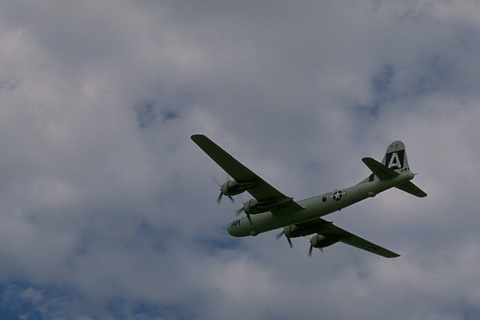
%> input picture datasets/cbsd68t/0000.png, 480 x 320 px; its folder holds only this picture in this run
$ octave main_color.m   (GNU Octave 9; MATLAB toolbox functions it lacks are replaced by stand-ins)
%> lines starting %> are read from the running program, lines starting %| are printed output that depends on the picture
%% %%%%%%%%%%%%%%%%%%%%%%%%%%%%%%%%%%%%%%%%%%%%%%%%%%%%%%%%%%%%%%%%%%%%%%%%
%
%                 Main Function: Real-World Dataset Application (Experiment 4 - Image Inpainting)
%                               [Batch Processing & Mean Analysis Version - Color Image Support]
%
%   Description:
%         This script performs image inpainting experiments on all color images in the cbsd68 dataset.
%         It iterates through each image in the folder, applies an artificial mask, and then
%         runs a series of federated and centralized matrix completion algorithms on each color channel (R, G, B) separately for recovery.
%         Finally, the script calculates the average performance metrics
%         (PSNR, SSIM, etc.) for each algorithm across the entire dataset, displays them in a table, and saves the restored
%         color images.
%
%   Supported Modes:
%         1. 'run_and_analyze': Run a new experiment and analyze its results.
%         2. 'analyze_only':     Only load and analyze past results from a specified folder.
%
%%%%%%%%%%%%%%%%%%%%%%%%%%%%%%%%%%%%%%%%%%%%%%%%%%%%%%%%%%%%%%%%%%%%%%%%%%%
%% 1. Environment Initialization
clc;
clear;
close all;
fprintf('============================================================\n');
fprintf('    Experiment 4: Real-World Dataset Application (Image Inpainting) - Batch Processing & Color Version\n');
fprintf('============================================================\n\n');

% Set the random seed to ensure reproducibility (especially for mask generation)
rng(2025, 'twister');

%% 2. Path Management
codeFolderPath0 = fileparts(fileparts(mfilename('fullpath')));
codeFolderPath = fullfile(codeFolderPath0,'code');

fprintf('Code root directory located: %s\n', codeFolderPath);
utils_path = fullfile(codeFolderPath, 'utils');
addpath(genpath(utils_path));
fprintf('[Path Management] Utility functions path added: %s\n\n', utils_path);

%% 3. Experiment Parameter Configuration
% -------------------- Execution Mode Control --------------------
ANALYSIS_MODE = 'run_and_analyze';
% In 'analyze_only' mode, specify the target results folder
% Example: TARGET_RESULTS_DIR = 'results/Experiment4_ImageInpainting/20250807_103000';
TARGET_RESULTS_DIR = '';

for ms_rate = [ 0.3 0.5 0.7]

% -------------------- Dataset and Mask Type Configuration --------------------
% Assuming the 'datasets' folder is at the same level as the 'code' folder
params.dataset_path = fullfile(codeFolderPath, '..', 'datasets', 'cbsd68t'); % Dataset path now points to cbsd68
params.mask_type = 'random';       % Options: 'text' or 'random'
params.missing_rate = ms_rate;         % Effective only when mask_type = 'random', e.g., [0.1, 0.2, ..., 0.9]
params.text_to_mask = 'CONFIDENTIAL'; % Effective only when mask_type = 'text'

% -------------------- General Algorithm Parameters --------------------
params.maxiter = 350;      % Number of iterations (can be adjusted as needed)
params.tol = 1e-4;         % Tolerance
params.r = 50;             % Estimated image rank (this is a key hyperparameter)

% -------------------- Federated Learning Parameters --------------------
params.p = 40;             % Number of federated clients

% -------------------- Randomized SVD Related Parameters --------------------
params.r_est = params.r + 10; % Estimated rank for Randomized SVD
params.p_over = 10;        % Oversampling parameter
params.q = 1;              % Number of power iterations (for images, q=1 or 2 is usually sufficient)

% -------------------- [New] FedWNNM_MC Specific Parameter Lookup Table --------------------
% Based on the relationship between missing rate and optimal C_scaler value
fedwnnm_param_table = containers.Map(...
    [0.1, 0.2, 0.3, 0.4, 0.5, 0.6, 0.7, 0.8, 0.9], ... % Keys: missing_rate
    [4.0047, 4.0012, 4.0010, 11.1182, 27.4829, 45.8091, 49.9929, 49.9944, 49.9995] ... % Values: C_scaler
);
% Add this lookup table to the params struct for easy passing and calling within the loop
params.fedwnnm_param_table = fedwnnm_param_table;
fprintf('[Parameter Config] Optimal C parameter lookup table for FedWNNM_MC loaded.\n\n');


%% 4. Algorithm Execution Switches (1: Run, 0: Skip)
run_flags.FedSVT_MC      = 0;
run_flags.FedWNNM_MC     = 1;
run_flags.factGDNew      = 0; % Federated AltGD
run_flags.altGDMin_T     = 1; % Federated AltGD
run_flags.altMinPrvt_T   = 1; % Federated AltMin
run_flags.AltGD          = 1;
run_flags.altGDMinCntrl_T= 1;
run_flags.altMinCntrl_T  = 1;

% --- Centralized Baseline Algorithms ---
run_flags.SVT            = 0;
run_flags.WNNM_MC        = 1;

%% 5, 6, 7: Experiment Execution (Only in 'run_and_analyze' mode)
if strcmpi(ANALYSIS_MODE, 'run_and_analyze')

    % --- 5. Create Directory for Storing Results ---
    timestamp = datestr(now, 'yyyymmdd_HHMMSS');
    results_dir = fullfile('G:\FR_wnnm\results', 'Experiment4_ImageInpainting_Batch_Color', sprintf('missing_rate_%.1f', params.missing_rate), timestamp);
    if ~exist(results_dir, 'dir')
        mkdir(results_dir);
    end
    fprintf('All new results will be saved in: %s\n\n', results_dir);

    % --- 6. Get All Image Files from the Dataset ---
    image_files = dir(fullfile(params.dataset_path, '*.png'));
    if isempty(image_files)
        error('No .png image files found in the path: %s', params.dataset_path);
    end
    num_images = length(image_files);
    fprintf('%d images found in the dataset for processing.\n\n', num_images);

    % --- 7. Initialize Struct to Store All Run Results ---
    algorithms_to_run = fieldnames(run_flags);
    all_run_results = struct();

    disp('Algorithms to be executed:');
    for i = 1:length(algorithms_to_run)
        algo_name = algorithms_to_run{i};
        if run_flags.(algo_name)
            disp(['- ', algo_name]);
            % Initialize an empty cell array for each algorithm to be run, to store the results of each image
            all_run_results.(algo_name) = {};
        end
    end
    fprintf('\n');

    % Define algorithm execution order and folder mapping
    algorithm_map = containers.Map(...
        {'factGDNew', 'AltGD', 'altGDMinCntrl_T', 'altGDMin_T', 'altMinCntrl_T', 'altMinParfor_T', 'altMinPrvt_T', 'FedSVT_MC', 'FedWNNM_MC', 'SVT', 'WNNM_MC'}, ...
        {'AltGD',     'AltGD', 'AltGD',          'AltGD',      'AltGD',        'AltGD',          'AltGD',        'Fed_SVT',   'Fed_WNNM',   'SVT', 'WNNM'} ...
    );
    algorithm_execution_order = keys(algorithm_map);

    % --- Start Loop to Process Each Image ---
    for img_idx = 1:num_images
        current_image_info = image_files(img_idx);
        fprintf('============================================================\n');
        fprintf('>>> Processing image: %d / %d  (%s)\n', img_idx, num_images, current_image_info.name);
        fprintf('============================================================\n');

        % [Color Mod] Load image, do not convert to grayscale
        image_full_path = fullfile(params.dataset_path, current_image_info.name);
        L_true_rgb_uint8 = imread(image_full_path);
%> L_true_rgb_uint8 is the input picture: size 320x480x3 uint8; mean R, G, B 113.9, 118.4, 129.2

        % Ensure the image is a 3-channel color image, otherwise skip
        if size(L_true_rgb_uint8, 3) ~= 3
            fprintf('   >>> Warning: Image %s is not a 3-channel color image, skipping.\n', current_image_info.name);
            continue;
        end
        L_true_rgb = im2double(L_true_rgb_uint8);

        [m, n, ~] = size(L_true_rgb);
%> m = 320; n = 480
        current_params = params; % Create a copy of the parameters
        current_params.m = m;
%> current_params.m = 320
        current_params.n = n;
%> current_params.n = 480

        % Generate a mask for the current image (this mask will be applied to all three channels)
        mask = ones(m, n);
        if strcmpi(params.mask_type, 'text')
            % (Code for generating text mask for color images is omitted here, logic is similar to grayscale but needs to handle three channels)
            % For simplicity, only the random mask is kept here
            error('Text mask is not currently supported in color image mode. Please select "random" type.');
        elseif strcmpi(params.mask_type, 'random')
            num_missing = round(m * n * params.missing_rate);
%> num_missing = 46080
            omega_missing = randperm(m * n, num_missing);
            mask(omega_missing) = 0;
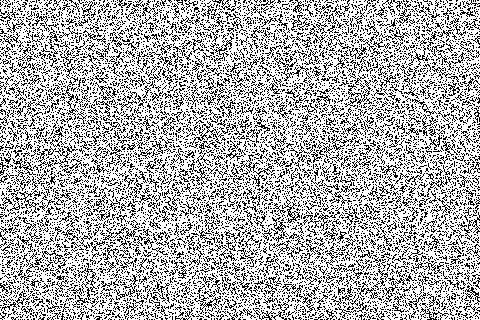
%> mask: size 320x480 double; values 0 (black) and 1 (white), 70% white; black in thin lines or dots
        end

        % [Color Mod] Apply the mask to each channel of the color image
        data_rgb = L_true_rgb .* repmat(mask, [1, 1, 3]);
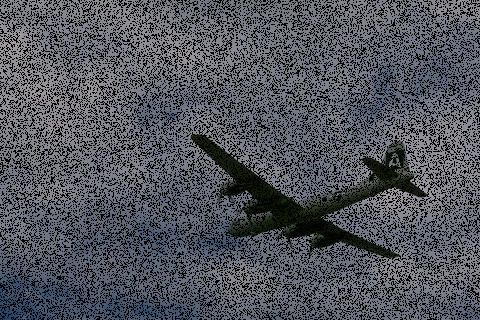
%> data_rgb: size 320x480x3 double; mean R, G, B 0.313, 0.325, 0.355
        current_params.p_obs = mean(mask(:));
%> current_params.p_obs = 0.7
%> the run ends on the next line

        % --- Run All Selected Algorithms ---
        for algo_idx = 1:length(algorithm_execution_order)
            algo_name = algorithm_execution_order{algo_idx};
            if isfield(run_flags, algo_name) && run_flags.(algo_name)

                % Dynamic path management
                folder_name = algorithm_map(algo_name);
                algo_path = fullfile(codeFolderPath, folder_name);
                addpath(genpath(algo_path));

                fprintf('--- [%s] Running... ---\n', algo_name);

                % [Color Mod] Initialize variables to store the three recovered channels and total time
                L_est_rgb = zeros(m, n, 3);
                total_time_for_algo = 0;

                % [Color Mod] Process the R, G, B channels separately
                for channel = 1:3
                    fprintf('    > Processing channel: %d\n', channel);

                    % Extract data for the current channel
                    L_true_channel = L_true_rgb(:, :, channel);
                    data_channel = data_rgb(:, :, channel);

                    % Get the true singular values/vectors of the current channel for evaluation (Note: This is only for internal evaluation in some algorithms; final evaluation is based on PSNR/SSIM)
                    [U_true_orth, S_true_diag, ~] = svd(L_true_channel, 'econ');
                    U_true = U_true_orth(:, 1:params.r);
                    S_true = diag(S_true_diag); S_true = S_true(1:params.r);

                    % Configure specific parameters for different algorithms
                    parameters = current_params;
                    parameters.L_true = L_true_channel;
                    parameters.U_true = U_true;
                    parameters.S_true = S_true;

                    % (The switch-case block for parameter settings, identical to the original code, is omitted here)
                    switch algo_name
                        % ... (The switch-case block for parameter settings, identical to the original code, is omitted here)
                        case 'factGDNew',       parameters.step_const = 0.75; parameters.Tsvd = 15; parameters.maxiter = params.maxiter;
                        case 'AltGD',           parameters.rank = params.r; parameters.step_const = 0.75; parameters.maxiter = params.maxiter;
                        case 'altGDMinCntrl_T', parameters.r = params.r; parameters.eta_c = 1.0; parameters.p_obs = current_params.p_obs; parameters.maxiter = params.maxiter;
                        case 'altGDMin_T',      parameters.r = params.r; parameters.eta_c = 1.0; parameters.Tsvd = 15; parameters.maxiter = params.maxiter;
                        case 'altMinCntrl_T',   parameters.T = params.maxiter; parameters.Tsvd = 15;
                        case 'altMinParfor_T',  parameters.Tsvd = 15; parameters.p_obs = current_params.p_obs; parameters.maxiter = params.maxiter;
                        case 'altMinPrvt_T',    parameters.rank = params.r; parameters.T_inner = 10; parameters.Tsvd = 15; parameters.maxiter = params.maxiter;
                        case 'SVT',             parameters.tao = 2.5 * sqrt(m * n); parameters.step = 1.2; parameters.maxiter = params.maxiter;
                        case 'FedSVT_MC',       parameters.tau =  sqrt(m*n)/3133.03; parameters.delta0 = 1.9992; parameters.gamma = 0.92647; parameters.maxiter = params.maxiter;
                        case 'WNNM_MC',         parameters.C = sqrt(max(m, n))/4.381; parameters.myeps = 1e-6; parameters.maxiter = params.maxiter;
                        case 'FedWNNM_MC'
                            current_rate_key = round(params.missing_rate, 1);
                            if isKey(parameters.fedwnnm_param_table, current_rate_key)
                                selected_C = parameters.fedwnnm_param_table(current_rate_key);
                                fprintf('      > FedWNNM_MC: For missing rate %.1f, selected preset optimal C = %.4f\n', current_rate_key, selected_C);
                                parameters.C = selected_C;
                            else
                                default_C = sqrt(max(m, n)) / 4.381;
                                fprintf('      > FedWNNM_MC: Warning! Missing rate %.2f not in the preset list, using default C = %.4f\n', params.missing_rate, default_C);
                                parameters.C = default_C;
                            end
                            parameters.myeps = 1e-6; parameters.maxiter = params.maxiter;
                    end

                    % Unified function call
                    switch algo_name
                        case 'factGDNew',       result_channel = factGDNew(data_channel, mask, parameters);
                        case 'AltGD',           result_channel = AltGD(data_channel, mask, parameters);

$ run again, on datasets/cbsd68t/0010.png
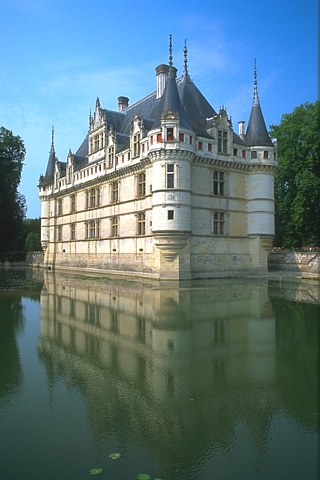
%> input picture datasets/cbsd68t/0010.png, 320 x 480 px
%> L_true_rgb_uint8 is the input picture: size 480x320x3 uint8; mean R, G, B 94.1, 121.1, 127.9
%> `mask(omega_missing) = 0;`:
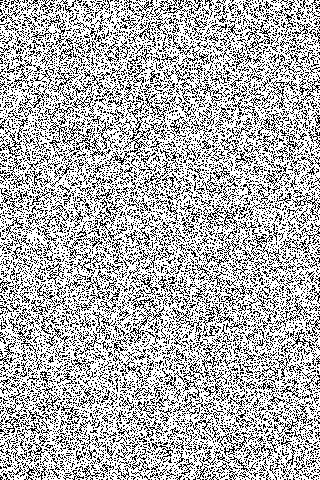
%> mask: size 480x320 double; values 0 (black) and 1 (white), 70% white; black in thin lines or dots
%> `data_rgb = L_true_rgb .* repmat(mask, [1, 1, 3]);`:
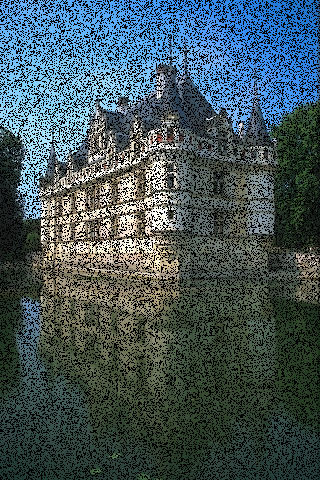
%> data_rgb: size 480x320x3 double; mean R, G, B 0.258, 0.332, 0.351

$ run again, on datasets/cbsd68t/0013.png
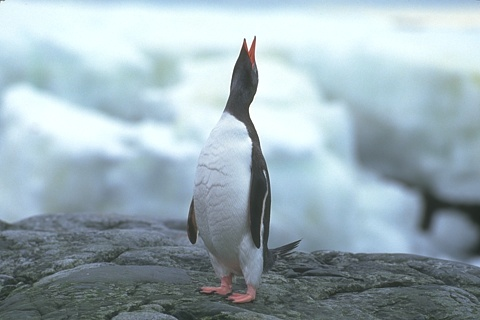
%> input picture datasets/cbsd68t/0013.png, 480 x 320 px
%> L_true_rgb_uint8 is the input picture: size 320x480x3 uint8; mean R, G, B 155.5, 174, 182.1
%> mask: size 320x480 double; values 0 (black) and 1 (white), 70% white; black in thin lines or dots
%> `data_rgb = L_true_rgb .* repmat(mask, [1, 1, 3]);`:
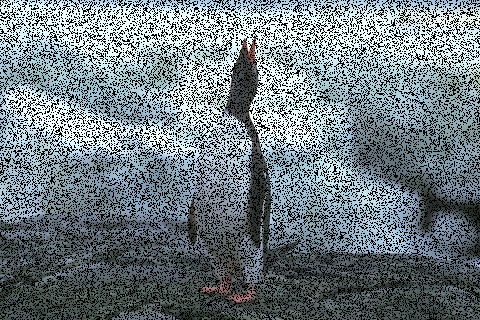
%> data_rgb: size 320x480x3 double; mean R, G, B 0.427, 0.478, 0.5
